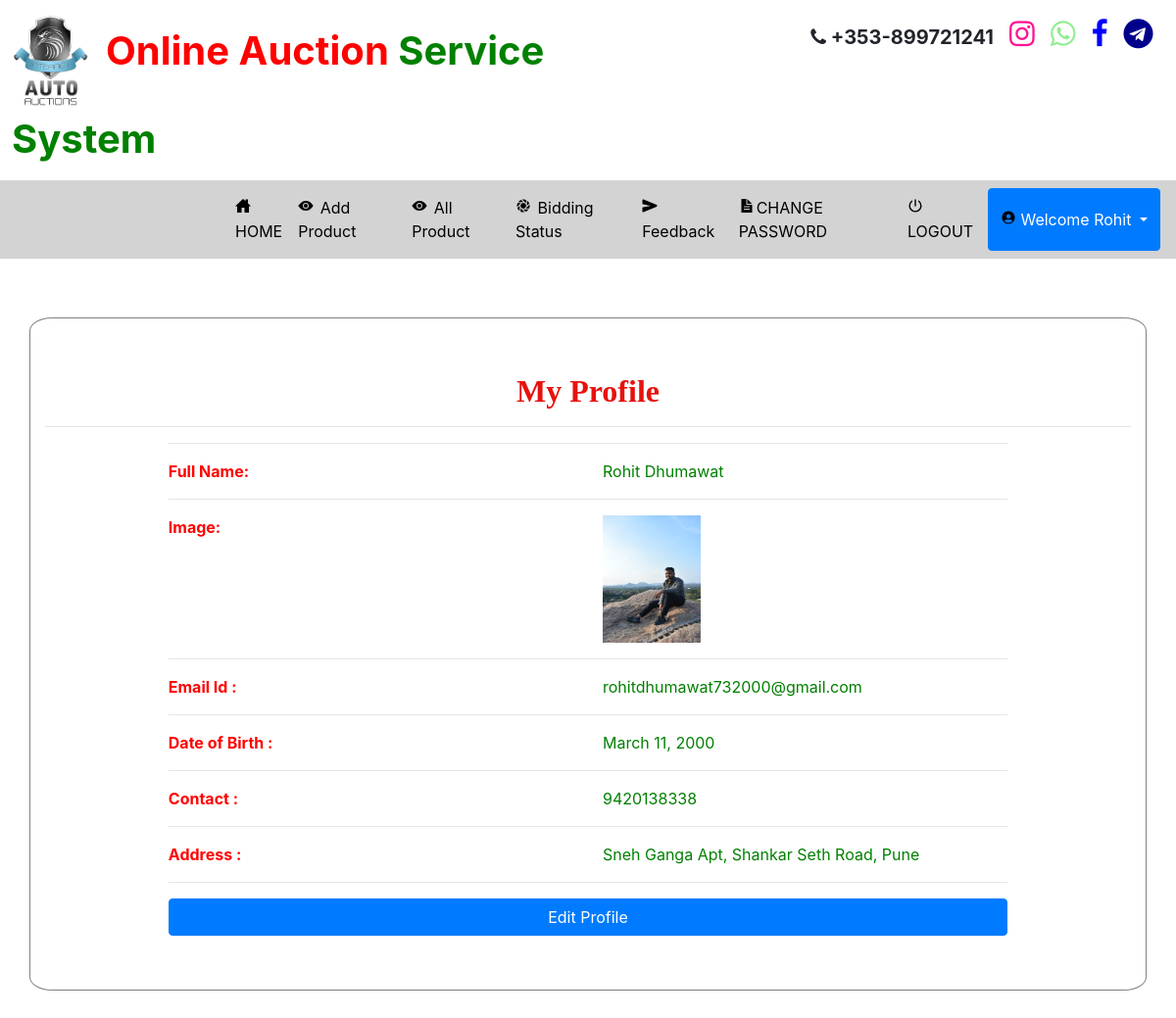
/profile1 (signed in), run on the app's committed database.
### auction/models.py (models this page shows, shortened)
class Auction_User(models.Model):
    user = models.ForeignKey(User,on_delete=models.CASCADE,null=True)
    dob = models.DateField(null=True)
    address = models.CharField(max_length=100,null=True)
    contact = models.CharField(max_length=10,null=True)
    image = models.FileField(null=True)
    membership = models.ForeignKey(Member_fee,on_delete=models.CASCADE,null=True)

### auction/views.py (the view)
# urls.py: path('profile1', Profile1, name='profile1'),
def Profile1(request):
    new2 = new()
    count = 0
    if new2:
        count += 1
    data = 0
    user=User.objects.get(username=request.user.username)
    error=""
    try:
        data = Bidder.objects.get(user=user)
        if data:
            error = "pat"
    except:
        data = Auction_User.objects.get(user=user)
    user = User.objects.get(id=request.user.id)
    u = ""
    try:
        pro = Bidder.objects.get(user=user)
        u = "member"
    except:
        pro = Auction_User.objects.get(user=user)
        u = "trainer"
    d = {'pro':pro,'error':error,'data':data,'count':count,'new2':new2}
    return render(request,'profile1.html',d)

### auction/views.py (called while the page is built)
def new():
    status = Status.objects.get(status="pending")
    new_pro = Product.objects.filter(status=status)
    return new_pro

### auction/templates/profile1.html (shortened to what this page needs)
{% extends 'navigation.html' %}
{% load static %}
{% block body %}
<div class="container" style="margin-top:5%;margin-bottom:5%;background:white;border-radius:2%;border:1px solid grey">
    <h2 style="font-weight:bold;font-family : 'Monotype Corsiva' ; color : #E6120E ;margin-top:5%" align="center">My Profile</h2><hr>
<div align="left" class="container-fluid" style="width:80%;margin-bottom:5%">
    <hr><div class="row" >
        <div class="col-md-6 div2">
            <strong>Full Name:</strong>
        </div>
        <div class="col-md-6 div1">
            {{pro.user.first_name}} {{pro.user.last_name}}
        </div>
    </div><hr>
    <div class="row">
        <div class="col-md-6 div2">
            <strong>Image:</strong>
        </div>
        <div class="col-md-6">
            <img src="{{pro.image.url}}" style="width:100px;height:130px"></img>
        </div></div><hr>
    <div class="row">
        <div class="col-md-6 div2">
            <strong>Email Id :</strong>
        </div>
        <div class="col-md-6 div1">
            {{pro.user.email}}
        </div>
    </div><hr>
     <div class="row">
        <div class="col-md-6 div2">
            <strong>Date of Birth :</strong>
        </div>
        <div class="col-md-6 div1">
            {{pro.dob}}
        </div>
    </div><hr>
     <div class="row">
        <div class="col-md-6 div2">
            <strong>Contact :</strong>
        </div>
        <div class="col-md-6 div1">
            {{pro.contact}}
        </div>
     </div><hr>
    <div class="row">
        <div class="col-md-6 div2">
            <strong>Address :</strong>
        </div>
        <div class="col-md-6 div1">
            {{pro.address}}
        </div>
    </div><hr>
    <a href="{% url 'edit_profile1' %}"><button class="btn btn-primary" style="width:100%">Edit Profile</button></a>
    </div></div>
{% endblock %}

### auction/templates/navigation.html (shortened to what this page needs)
<!DOCTYPE html>
<html lang="en">
<head>
    {% load static %}
     <link rel="stylesheet" href="https://maxcdn.bootstrapcdn.com/bootstrap/4.0.0/css/bootstrap.min.css">
  <link rel = stylesheet href = "//cdn.datatables.net/1.10.19/css/jquery.dataTables.min.css">
<link rel="stylesheet" href="https://cdnjs.cloudflare.com/ajax/libs/font-awesome/4.7.0/css/font-awesome.min.css">
</head>
<body>
<div class="container-fluid" style="padding:1%">
<div class="row">
<div class="col-md-6">
<img src="{% static 'images/logo.png' %}" style="width:80px;height:100px">
    <span style="font-size:40px;font-weight:bold;padding:2%"><span style="color:red">Online Auction</span> <span style="color:green">Service System</span></h4>
</div>
<div class="col-md-6" align="right">
    <span style="font-size:20px;font-weight:bold;color:;margin-right:2%"><i class="fa fa-phone"></i> +353-899721241 </span>
    <span style="font-size:30px;font-weight:bold;color:deeppink;margin-right:2%"><i class="fa fa-instagram"></i></span>
     <span style="font-size:30px;font-weight:bold;color:lightgreen;margin-right:2%"><i class="fa fa-whatsapp"></i></span>
     <span style="font-size:30px;font-weight:bold;color:blue;margin-right:2%"><i class="fa fa-facebook"></i></span>
     <span style="font-size:30px;font-weight:bold;color:darkblue;margin-right:2%"><i class="fa fa-telegram"></i></span>
</div>
</div>
</div>
<nav class="navbar navbar-expand-sm" style="background-color:lightgrey">
  <ul class="navbar-nav">
    {% if request.user.username %}
    {% ifequal error "pat" %}
   <li class="nav-item">
      <a class="nav-link" href="{% url 'profile1' %}" style="color:black;margin-left:200px">
      <ion-icon style="margin-right:4px" name="home-sharp"></ion-icon> HOME</a>
    </li>
    <li class="nav-item">
      <a class="nav-link" href="{% url 'view_auction' 0 %}" style="color:black">
      <ion-icon style="margin-right:4px" name="eye"></ion-icon> Auction</a>
    </li>
    <li class="nav-item">
      <a class="nav-link" href="{% url 'bidding_status' %}" style="color:black">
      <ion-icon style="margin-right:4px" name="eye"></ion-icon> Bidding Status</a>
    </li>
    <li class="nav-item">
      <a class="nav-link" href="{% url 'feedback' %}" style="color:black">
      <ion-icon style="margin-right:4px" name="aperture"></ion-icon> Feedback</a>
    </li>
    <li class="nav-item">
      <a class="nav-link" href="{% url 'change_password1' %}" style="color:black">
      <ion-icon style="margin-right:4px" name="document-text-sharp"></ion-icon>CHANGE PASSWORD</a>
    </li>
</div>
    {% else %}
     <li class="nav-item">
      <a class="nav-link" href="{% url 'profile1' %}" style="color:black;margin-left:200px"><ion-icon style="margin-right:2px" name="home-sharp"></ion-icon> HOME</a>
    </li>
    <li class="nav-item">
      <a class="nav-link" href="{% url 'add_product' %}" style="color:black">
      <ion-icon style="margin-right:2px" name="eye"></ion-icon> Add Product</a>
    </li>
    <li class="nav-item">
      <a class="nav-link" href="{% url 'all_product' %}" style="color:black">
      <ion-icon style="margin-right:2px" name="eye"></ion-icon> All Product</a>
    </li>
    <li class="nav-item">
      <a class="nav-link" href="{% url 'bidding_status2' %}" style="color:black"><ion-icon style="margin-right:2px" name="aperture"></ion-icon> Bidding Status</a>
    </li>
    <li class="nav-item">
      <a class="nav-link" href="{% url 'feedback' %}" style="color:black"><ion-icon style="margin-right:2px" name="send"></ion-icon> Feedback</a>
    </li>
    <li class="nav-item">
      <a class="nav-link" href="{% url 'change_password1' %}" style="color:black"><ion-icon style="margin-right:2px" name="document-text-sharp"></ion-icon>CHANGE PASSWORD</a>
    </li>
{% endifequal %}
    {% endif %}
    {% if request.user.is_authenticated %}
    <a class="nav-link" href="{% url 'logout' %}" style="color:black"><ion-icon style="margin-right:2px" name="power-sharp"></ion-icon>LOGOUT</a>
    {% if not request.user.is_staff %}
      <div class="btn-group">
  <button type="button" class="btn btn-primary dropdown-toggle" data-toggle="dropdown" aria-haspopup="true" aria-expanded="false">
    <ion-icon style="margin-right:4px;color:black" name="person-circle-sharp"></ion-icon>Welcome {{request.user.first_name}}
  </button>
</div>
    {% else %}
    <li class="nav-item">
      <h5  class="nav-link" style="color:red"><ion-icon style="margin-right:4px;color:white" name="person-circle-sharp"></ion-icon>Welcome {{request.user.username}}</h5>
    </li>
    {% endif %}
    {% endif %}
    </ul>
</nav>
{% block body %}
{% endblock %}
</body></html>

### auction/templates/navigation.html (style rules this page uses)
* { box-sizing: border-box; }

### auction/templates/profile1.html (style rules this page uses)
.div1 { color:green; }
.div2 { color:red; }

### data on the page
Auction_User: user.first_name "Rohit", user.last_name "Dhumawat", image (picture), user.email "rohitdhumawat732000@gmail.com", dob "March 11, 2000", contact "9420138338", address "Sneh Ganga Apt, Shankar Seth Road, Pune"

### other printed values
{{ request.user.first_name }} "Rohit"
